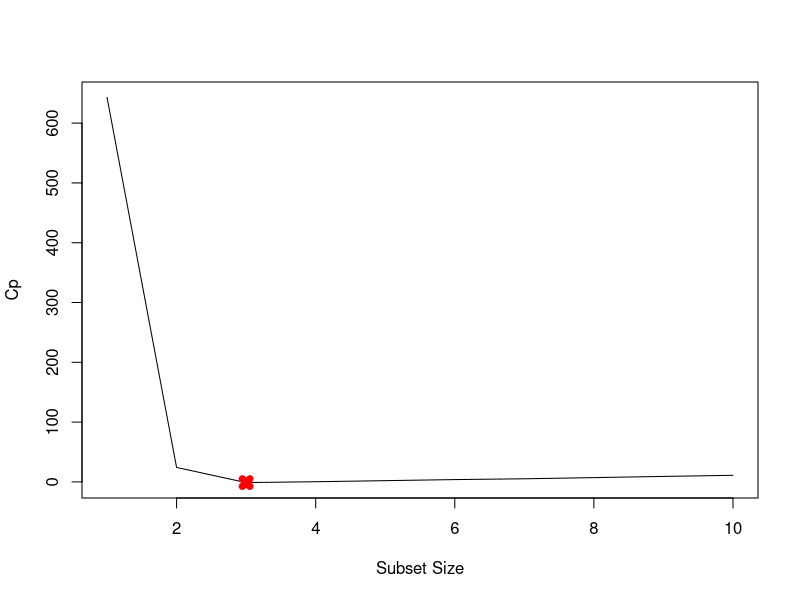
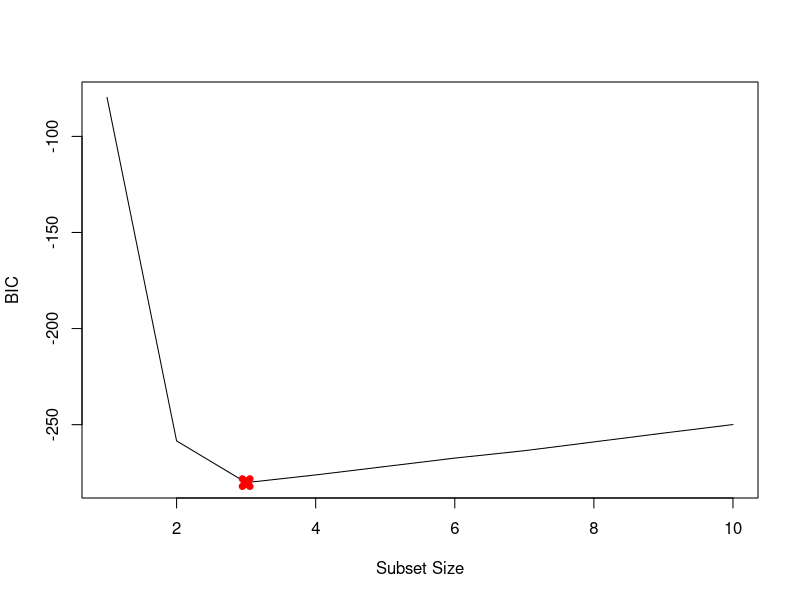
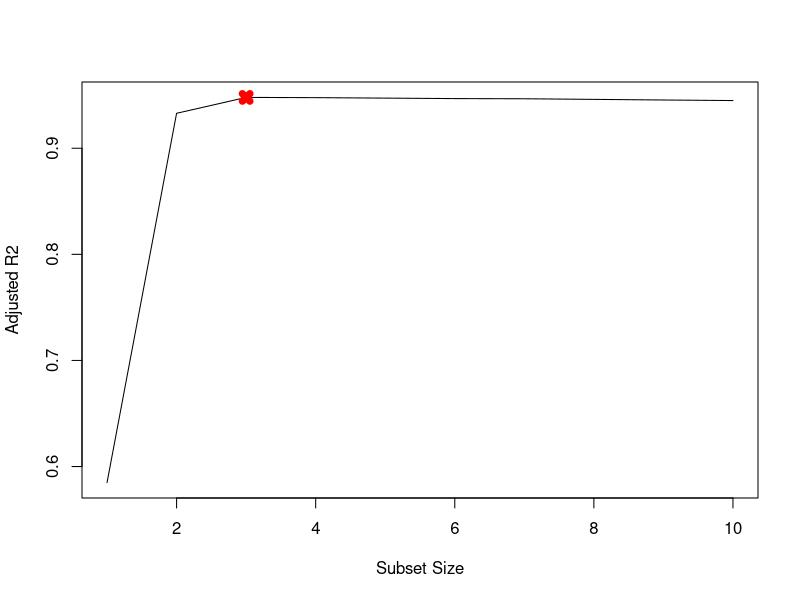
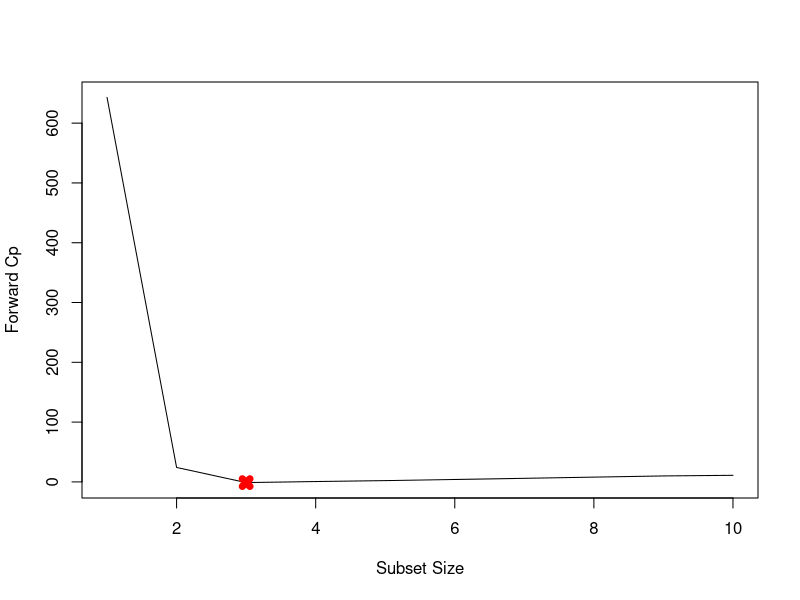
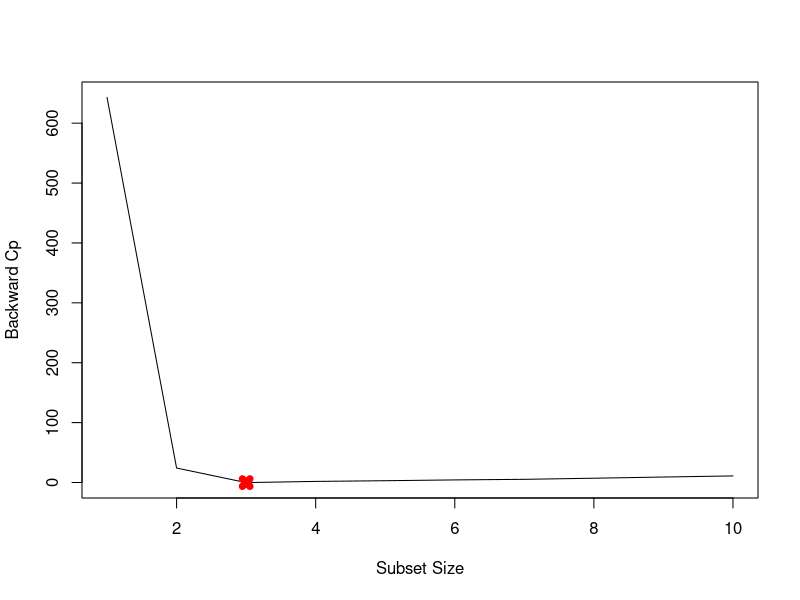
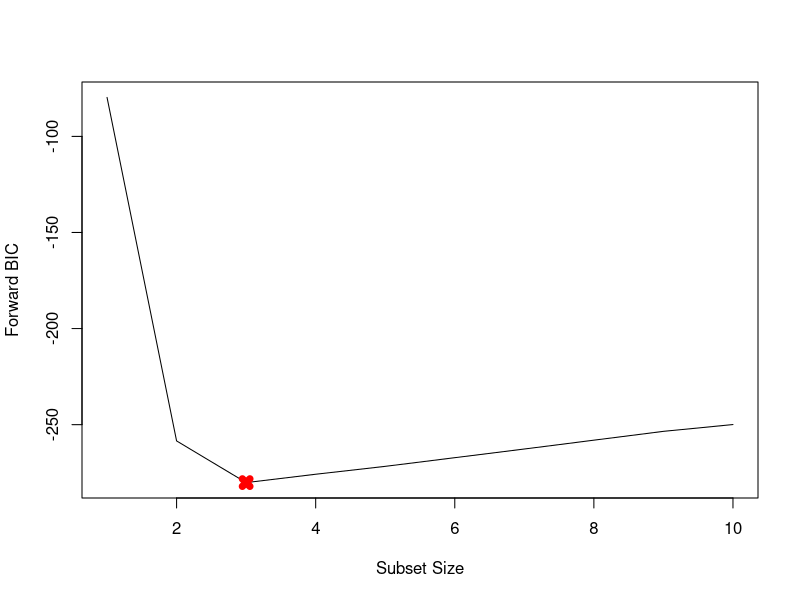
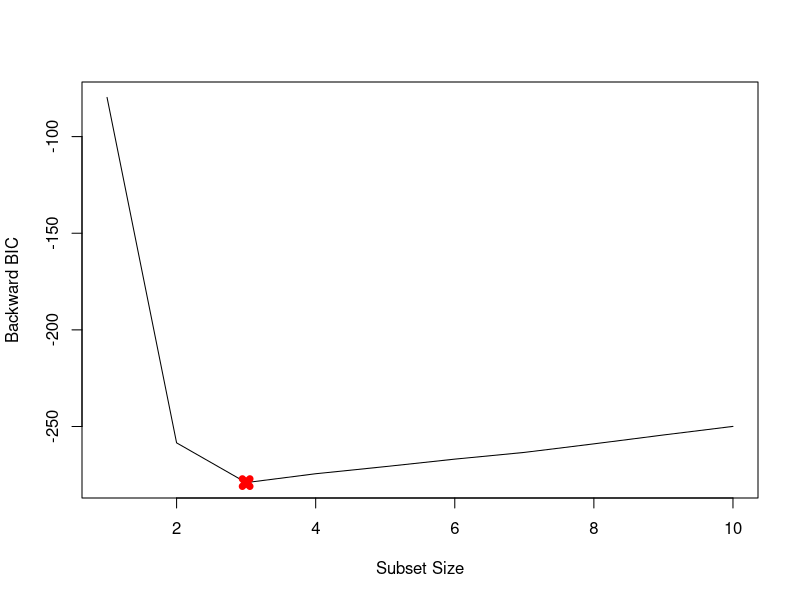
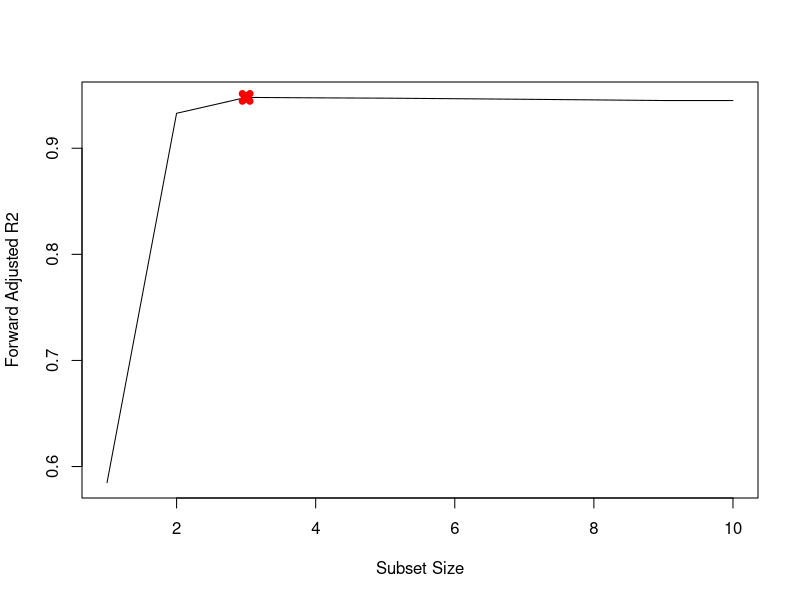

The R script that drew these images, in order:
# A
set.seed(1)

X = rnorm(100)
eps = rnorm(100)

# B
beta0 = 3
beta1 = 2
beta2 = -3
beta3 = 0.3
Y = beta0 + beta1 * X + beta2 * X^2 + beta3 * X^3 + eps

# C
library(leaps)
data.full = data.frame(y = Y, x = X)
mod.full = regsubsets(y ~ poly(x, 10, raw = T), data = data.full, nvmax = 10) # trying to find which polynomials are the best predictors for Y
mod.summary = summary(mod.full)

# Find the model size for best cp, BIC and adjr2
which.min(mod.summary$cp)

which.min(mod.summary$bic)

which.max(mod.summary$adjr2)

# Plot cp, BIC and adjr2
plot(mod.summary$cp, xlab = "Subset Size", ylab = "Cp", pch = 20, type = "l")
points(3, mod.summary$cp[3], pch = 4, col = "red", lwd = 7)

plot(mod.summary$bic, xlab = "Subset Size", ylab = "BIC", pch = 20, type = "l")
points(3, mod.summary$bic[3], pch = 4, col = "red", lwd = 7)


plot(mod.summary$adjr2, xlab = "Subset Size", ylab = "Adjusted R2", pch = 20, 
     type = "l")
points(3, mod.summary$adjr2[3], pch = 4, col = "red", lwd = 7)

coefficients(mod.full, id = 3)

# D

mod.fwd = regsubsets(y ~ poly(x, 10, raw = T), data = data.full, nvmax = 10, 
                     method = "forward")
mod.bwd = regsubsets(y ~ poly(x, 10, raw = T), data = data.full, nvmax = 10, 
                     method = "backward")
fwd.summary = summary(mod.fwd)
bwd.summary = summary(mod.bwd)

which.min(fwd.summary$cp)
which.min(bwd.summary$cp)

which.min(fwd.summary$bic)
which.min(bwd.summary$bic)

which.max(fwd.summary$adjr2)
which.max(bwd.summary$adjr2)

# Plot the statistics
par(mfrow = c(1, 1))
plot(fwd.summary$cp, xlab = "Subset Size", ylab = "Forward Cp", pch = 20, type = "l")
points(3, fwd.summary$cp[3], pch = 4, col = "red", lwd = 7)
plot(bwd.summary$cp, xlab = "Subset Size", ylab = "Backward Cp", pch = 20, type = "l")
points(3, bwd.summary$cp[3], pch = 4, col = "red", lwd = 7)
plot(fwd.summary$bic, xlab = "Subset Size", ylab = "Forward BIC", pch = 20, 
     type = "l")
points(3, fwd.summary$bic[3], pch = 4, col = "red", lwd = 7)
plot(bwd.summary$bic, xlab = "Subset Size", ylab = "Backward BIC", pch = 20, 
     type = "l")
points(3, bwd.summary$bic[3], pch = 4, col = "red", lwd = 7)
plot(fwd.summary$adjr2, xlab = "Subset Size", ylab = "Forward Adjusted R2", 
     pch = 20, type = "l")
points(3, fwd.summary$adjr2[3], pch = 4, col = "red", lwd = 7)
plot(bwd.summary$adjr2, xlab = "Subset Size", ylab = "Backward Adjusted R2", 
     pch = 20, type = "l")
points(4, bwd.summary$adjr2[4], pch = 4, col = "red", lwd = 7)


coefficients(mod.fwd, id = 3)

coefficients(mod.bwd, id = 3)

coefficients(mod.fwd, id = 4)
